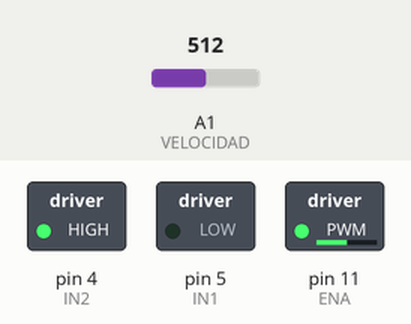
The sketch below on a simulated Arduino Uno, built with avr-gcc and run on an emulated ATmega328P. Shown: switched loads named in the sketch (green lamp = pin HIGH). The inputs (shaded band) are chosen by the test bench; at power-on: A1 (VELOCIDAD) = 512. What the sketch prints to the serial monitor is not drawn.

Above: at 3.8 s.
3.9 s: A1 (VELOCIDAD) set to 716
At 7.4 s:
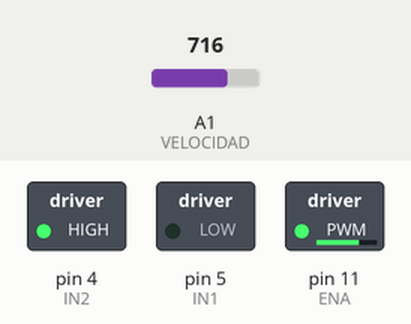
7.8 s: A1 (VELOCIDAD) set to 900
At 9.7 s:
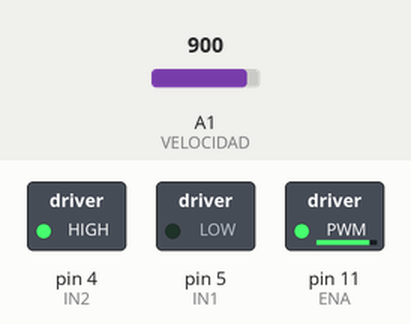
11.7 s: A1 (VELOCIDAD) set to 122
At 13.2 s:
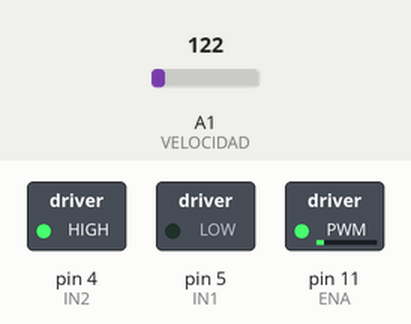
15.6 s: A1 (VELOCIDAD) set to 0
At 19.0 s:
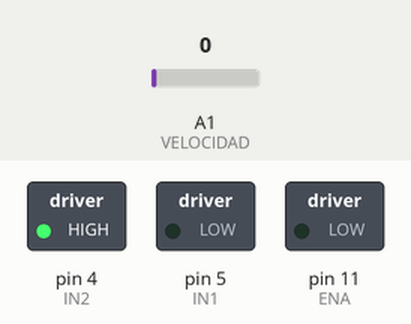
Timing chart, 0 to 20.5 s (numbered marks = the images above; inputs shaded):
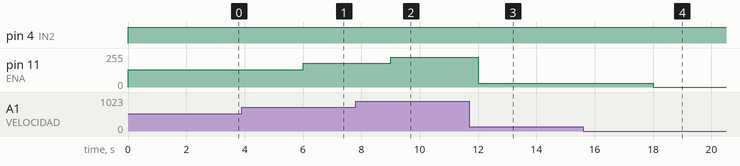

The sketch:

L293D.ino
```cpp
/*   Ejemplo de control de motor DC usando  L293D con entrada analógica   */

const int IN1 = 5;    // Input1 conectada al pin 5
const int IN2 = 4;    // Input2 conectada al pin 4
const int ENA = 11;    // ENA conectada al pin 11 de Arduino señal PWM const
int VELOCIDAD = A1;

int velocidad = 0;

void setup() {
  pinMode (ENA, OUTPUT);
  pinMode (IN1, OUTPUT);
  pinMode (IN2, OUTPUT);
  Serial.begin(9600);
}

void loop() { //Preparamos la salida para que el motor gire en un sentido
  digitalWrite (IN1, 0);
  digitalWrite (IN2, 1);
  /* Aplicamos PWM al pin ENA, mediante el valor del potenciometro
    (entrada analogica 10bits- salida digital 8 bits por eso dividir 4*/
  velocidad = analogRead(VELOCIDAD);
  velocidad = velocidad / 4;
  Serial.println("la velocidad del motor es:");
  Serial.print(velocidad);
  analogWrite(ENA, velocidad);
  delay(3000);
}
```

Measured:
- after the input at 3.9 s, pin 11 (ENA): 128/255 → 179/255 after 2.1 s
- after the input at 7.8 s, pin 11 (ENA): 179/255 → 225/255 after 1.2 s
- after the input at 11.7 s, pin 11 (ENA): 225/255 → 30/255 after 0.30 s
- after the input at 15.6 s, pin 11 (ENA): 30/255 → 0/255 after 2.4 s
